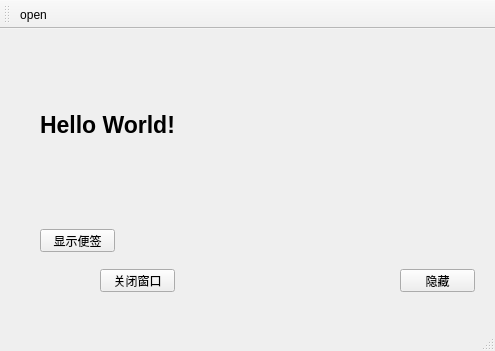
<?xml version="1.0" encoding="UTF-8"?>
<ui version="4.0">
 <class>MainWindow</class>
 <widget class="QMainWindow" name="MainWindow">
  <property name="geometry">
   <rect>
    <x>0</x>
    <y>0</y>
    <width>495</width>
    <height>351</height>
   </rect>
  </property>
  <property name="windowTitle">
   <string>MainWindow</string>
  </property>
  <widget class="QWidget" name="centralWidget">
   <widget class="QLabel" name="lab_show">
    <property name="geometry">
     <rect>
      <x>40</x>
      <y>60</y>
      <width>181</width>
      <height>71</height>
     </rect>
    </property>
    <property name="font">
     <font>
      <pointsize>17</pointsize>
      <weight>75</weight>
      <bold>true</bold>
     </font>
    </property>
    <property name="text">
     <string>Hello World!</string>
    </property>
   </widget>
   <widget class="QPushButton" name="ptn_lab">
    <property name="geometry">
     <rect>
      <x>40</x>
      <y>200</y>
      <width>75</width>
      <height>23</height>
     </rect>
    </property>
    <property name="text">
     <string>显示便签</string>
    </property>
   </widget>
   <widget class="QPushButton" name="ptn_hide">
    <property name="geometry">
     <rect>
      <x>400</x>
      <y>240</y>
      <width>75</width>
      <height>23</height>
     </rect>
    </property>
    <property name="text">
     <string>隐藏</string>
    </property>
   </widget>
   <widget class="QPushButton" name="ptb_close">
    <property name="geometry">
     <rect>
      <x>100</x>
      <y>240</y>
      <width>75</width>
      <height>23</height>
     </rect>
    </property>
    <property name="text">
     <string>关闭窗口</string>
    </property>
   </widget>
  </widget>
  <widget class="QMenuBar" name="menuBar">
   <property name="geometry">
    <rect>
     <x>0</x>
     <y>0</y>
     <width>495</width>
     <height>23</height>
    </rect>
   </property>
  </widget>
  <widget class="QToolBar" name="mainToolBar">
   <property name="toolButtonStyle">
    <enum>Qt::ToolButtonTextUnderIcon</enum>
   </property>
   <attribute name="toolBarArea">
    <enum>TopToolBarArea</enum>
   </attribute>
   <attribute name="toolBarBreak">
    <bool>false</bool>
   </attribute>
   <addaction name="actionopen"/>
  </widget>
  <widget class="QStatusBar" name="statusBar"/>
  <action name="actionopen">
   <property name="checkable">
    <bool>true</bool>
   </property>
   <property name="text">
    <string>open</string>
   </property>
   <property name="toolTip">
    <string>打开</string>
   </property>
   <property name="shortcut">
    <string>Ctrl+O</string>
   </property>
  </action>
 </widget>
 <layoutdefault spacing="6" margin="11"/>
 <resources/>
 <connections>
  <connection>
   <sender>ptb_close</sender>
   <signal>clicked()</signal>
   <receiver>MainWindow</receiver>
   <slot>close()</slot>
   <hints>
    <hint type="sourcelabel">
     <x>137</x>
     <y>286</y>
    </hint>
    <hint type="destinationlabel">
     <x>247</x>
     <y>175</y>
    </hint>
   </hints>
  </connection>
 </connections>
</ui>
